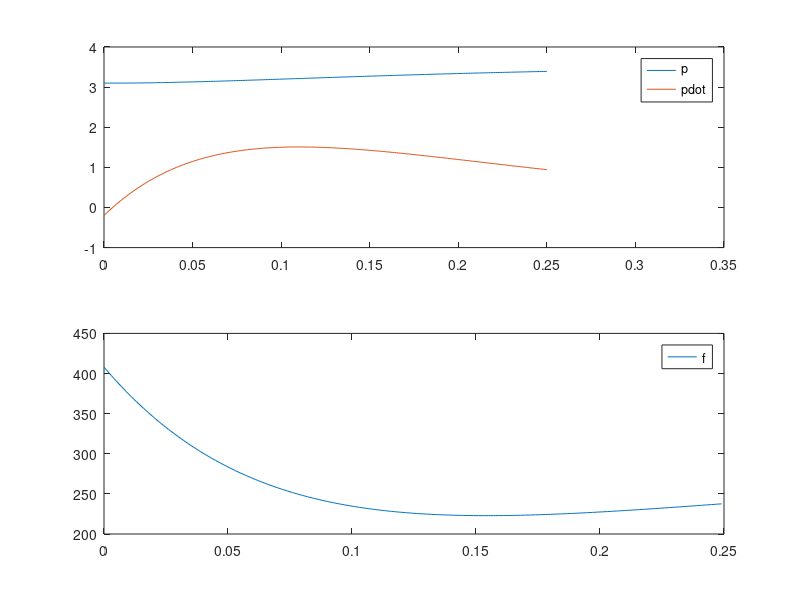

MATLAB code to generate this figure:
function startercode043912
[T,X,U,XFORDISPLAY] = RunSimulation;
PlotResults(T,X,U);
p = mat2str(XFORDISPLAY(1),8)
pdot = mat2str(XFORDISPLAY(2),8)
end

function [actuators,data] = initControlSystem(sensors,references,parameters,data)
%%%%%%%%%%%%%%%%%%
% MODIFY
data.A = [0, 1; -294/5, -8/5];
data.B = [0; 1/5];
data.C = [1, 0];
data.xhat = [0;0];
data.u = 0;

pcon = [-2, -1];
pobs = [-10, -5];

data.K = acker(data.A, data.B, pcon);
data.L = acker(data.A', data.C', pobs)';
%
%%%%%%%%%%%%%%%%%%
[actuators,data] = runControlSystem(sensors,references,parameters,data);
end

function [actuators,data] = runControlSystem(sensors,references,parameters,data)
%%%%%%%%%%%%%%%%%%
% MODIFY
pE = 4;
fE = 6*pE + 6*pE^3;
u = -data.K*data.xhat;
y = sensors.p - pE;
data.xhat = data.xhat + (data.A*data.xhat + data.B*u - data.L*(data.C*data.xhat - y)) * parameters.tStep;
actuators.f = u + fE;
%
%%%%%%%%%%%%%%%%%%
end

function [T,X,U,XFORDISPLAY] = RunSimulation
[t,x,tStep,nSteps,nStepsForDisplay] = InitSimulation;
T = t;
X = x;
U = [];
controller.init = @initControlSystem;
controller.run = @runControlSystem;
controller.sensors = GetSensors(t,x);
controller.references = struct;
controller.parameters = struct('tStep',tStep);
controller.data = struct;
[controller.actuators,controller.data] = ...
    controller.init(controller.sensors, ...
                    controller.references, ...
                    controller.parameters, ...
                    controller.data);
for iStep = 1:nSteps
    u = GetInput(controller.actuators);
    [t,x] = ode45(@(t,x) GetXDot(t,x,u),[t t+tStep],x);
    t = t(end);
    x = x(end,:)';
    controller.sensors = GetSensors(t,x);
    [controller.actuators,controller.data] = ...
    controller.run(controller.sensors, ...
                    controller.references, ...
                    controller.parameters, ...
                    controller.data);
    T = [T t];
    X = [X x];
    U = [U u];
    if iStep==nStepsForDisplay
        XFORDISPLAY = x;
    end
end
end

function [t,x,tStep,nSteps,nStepsForDisplay] = InitSimulation
t = 0;
x = [3.10; -0.20];
tStep = 0.001;
nStepsForDisplay = 25;
nSteps = 250;
end

function u = GetInput(actuators)
u = actuators.f;
end

function sensors = GetSensors(t,x)
sensors.t = t;
sensors.p = x(1);
end

function xdot = GetXDot(t,x,u)
xdot = [x(2); (1/5)*(-(8*x(2)+6*x(1)+6*x(1)^3)+u(1))];
end

function PlotResults(T,X,U)
clf;
subplot(2,1,1);
plot(T,X);
legend('p','pdot');
subplot(2,1,2);
plot(T(1:end-1),U);
legend('f');
end
